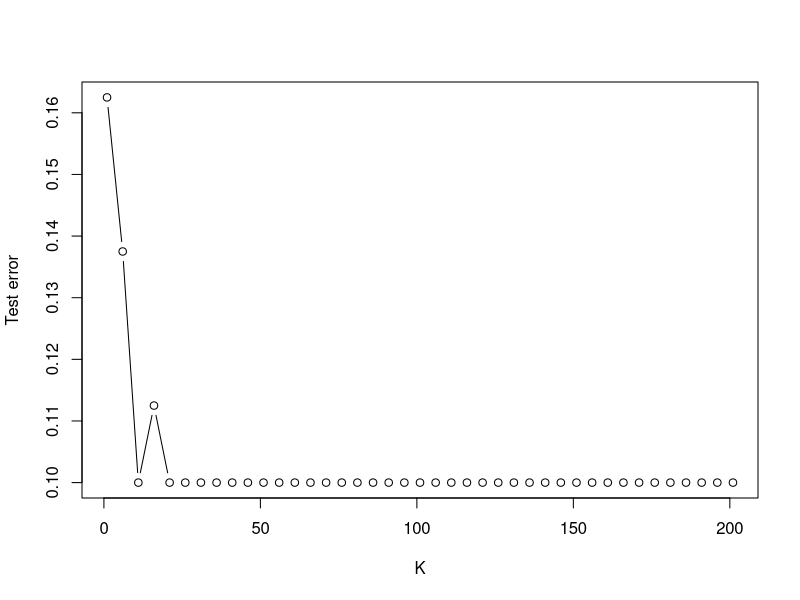
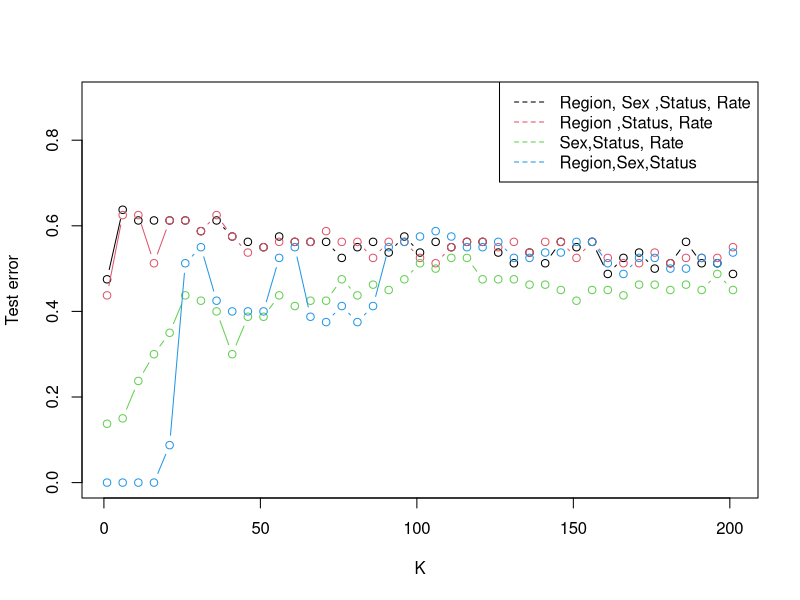

The R source for these figures, in order:
library(lattice)
library(dplyr)
library(stringr)
library(class)


# Change Status and sex into binary values
USRegionalMortality$Status =  ifelse(USRegionalMortality$Status == "Urban", 1, 0)
USRegionalMortality$Sex =  ifelse(USRegionalMortality$Sex == "Male", 1, 0)

USRegionalMortality$SE <- NULL

# change mortality cause into numerical categories

USRegionalMortality$Cause = case_when(
  USRegionalMortality$Cause == "Heart disease" ~ 1,
  
  TRUE ~  0
)

#change region into numerical categories

USRegionalMortality$Region = case_when(
  USRegionalMortality$Region == "HHS Region 01" ~ 1000000000,
  USRegionalMortality$Region == "HHS Region 02" ~ 0100000000,
  USRegionalMortality$Region == "HHS Region 03" ~ 0010000000,
  USRegionalMortality$Region == "HHS Region 04" ~ 0001000000,
  USRegionalMortality$Region == "HHS Region 05" ~ 0000100000,
  USRegionalMortality$Region == "HHS Region 06" ~ 0000010000,
  USRegionalMortality$Region == "HHS Region 07" ~ 0000001000,
  USRegionalMortality$Region == "HHS Region 08" ~ 0000000100,
  USRegionalMortality$Region == "HHS Region 09" ~ 0000000010,
  USRegionalMortality$Region == "HHS Region 10" ~ 0000000001
)

USRegionalMortality


set.seed(1)
n <- nrow(USRegionalMortality)

#Split data into test/train 80 % train and 20 % test
train <- sample(1:n, 0.8*n)
test <- c(1:n)[-train]


X.train <- USRegionalMortality[train, c("Region","Sex","Status","Rate")]
y.train <- USRegionalMortality[train, "Cause"]
X.test <- USRegionalMortality[test, c("Region","Sex","Status","Rate")]
y.test <- USRegionalMortality[test, "Cause"]

set.seed(1)
knn.pred <- knn(train=X.train,
                test=X.test,
                cl = y.train,
                k=19)

mean(knn.pred != y.test)

### Now we can thoroughly compare KNN models with DIFFERENT Ks
K.set <- seq(1,201, by=5)
knn.test.err <- numeric(length(K.set))

set.seed(1)
for (j in 1:length(K.set)){
  knn.pred <- knn(train=X.train,
                  test=X.test,
                  cl=y.train,
                  k=K.set[j])
  knn.test.err[j] <- mean(knn.pred != y.test)
}

min(knn.test.err)
which.min(knn.test.err)
K.set[which.min(knn.test.err)]


plot(K.set, knn.test.err, 
     type='b',
     xlab="K",
     ylab="Test error")


## Selecting BOTH variable subset & K.

possible.subsets <- list()
possible.subsets[[1]] <- c("Region","Sex","Status","Rate")
possible.subsets[[2]] <- c("Region","Status","Rate")
possible.subsets[[3]] <- c("Sex","Status","Rate")
possible.subsets[[4]] <- c("Region","Sex","Status")

for (ind in 1:length(possible.subsets)){
  var.subset <- possible.subsets[[ind]] 
  X.train <- USRegionalMortality[train, var.subset]
  y.train <- USRegionalMortality[train, "Status"]
  
  X.test <- USRegionalMortality[test, var.subset]
  y.test <- USRegionalMortality[test, "Status"]
  
  K.set <- seq(1,201, by=5)
  knn.test.err <- numeric(length(K.set))
  
  set.seed(1)
  for (j in 1:length(K.set)){
    knn.pred <- knn(train=X.train,
                    test=X.test,
                    cl=y.train,
                    k=K.set[j])
    knn.test.err[j] <- mean(knn.pred != y.test)
  }
  
  if (ind == 1){
    plot(K.set, knn.test.err,
         type='b',
         xlab="K",
         ylab="Test error",
         ylim=c(0,0.90),
         col=1)
  }
  
  if (ind ==2 ){
    lines(K.set, knn.test.err,
          type='b',
          xlab="K",
          ylab="Test error",
          col=2)
  }
  
  if (ind ==3){
    lines(K.set, knn.test.err,
          type='b',
          xlab="K",
          ylab="Test error",
          col=3)
  }
  if (ind ==4){
    lines(K.set, knn.test.err,
          type='b',
          xlab="K",
          ylab="Test error",
          col=4)
  }
}


legend("topright",
       legend = c("Region, Sex ,Status, Rate",
                  "Region ,Status, Rate",
                  "Sex,Status, Rate",
                  "Region,Sex,Status"),
       col=c(1:4),
       lty=2)






